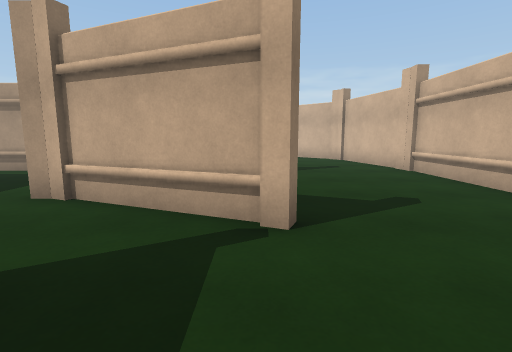
View 1 (above)

20 first-person views from a walk through a scene from a Unity 3-D project. The camera is 1.2 m above the floor, tilts 8° down and sees 85° across. The floor is counted in squares, 1 m on a side. Each view is taken from the middle of a square. On the plan, view 1 faces up. The plan holds only what a view shows up to about 13 squares ahead; the rest is blank. The player is left out.

View 2
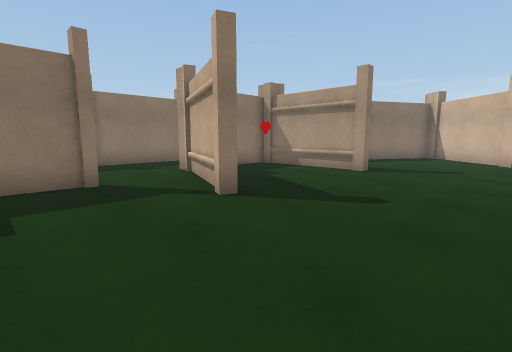

View 3
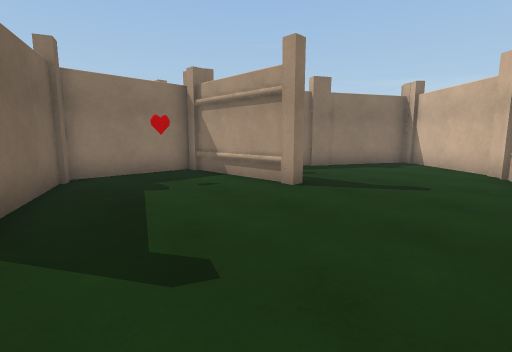

View 4
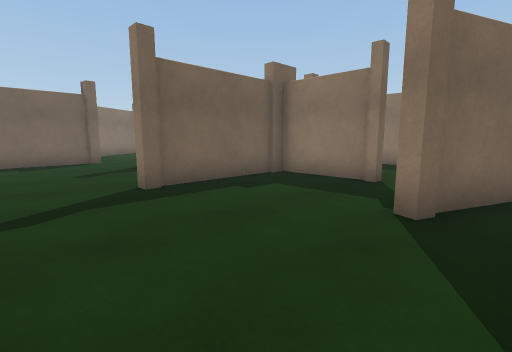

View 5
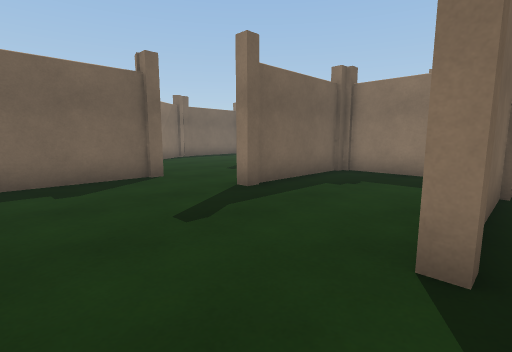

View 6
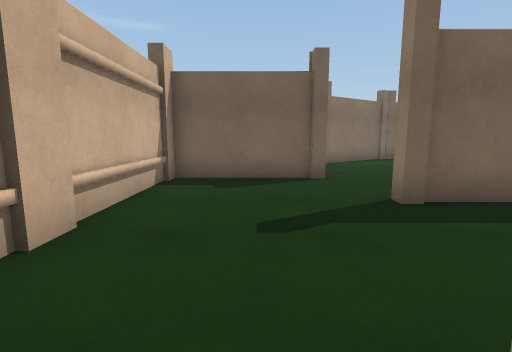

View 7
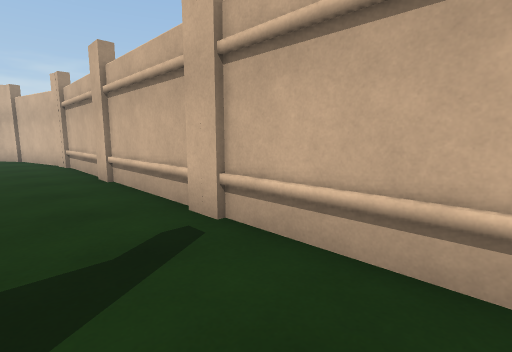

View 8
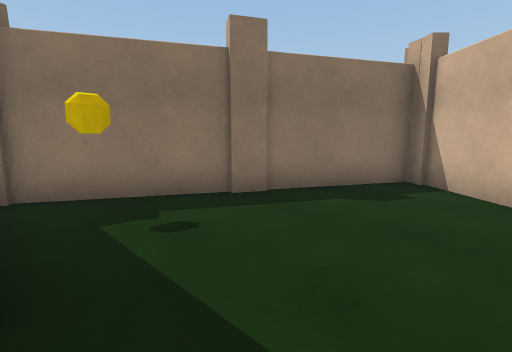

View 9
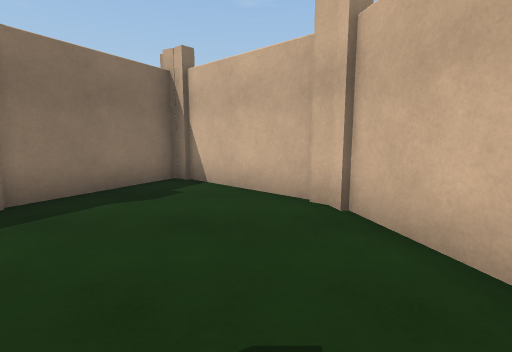

View 10
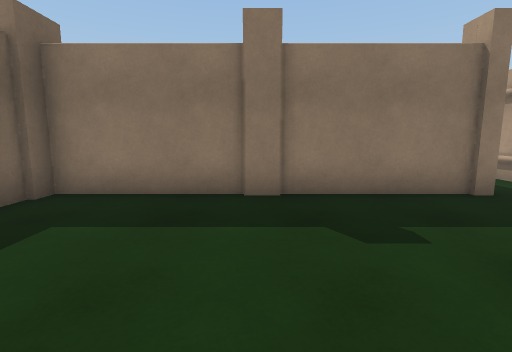

View 11
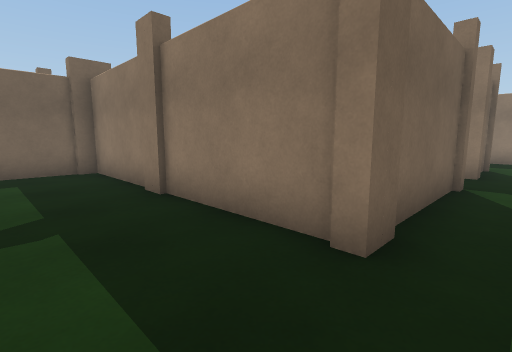

View 12
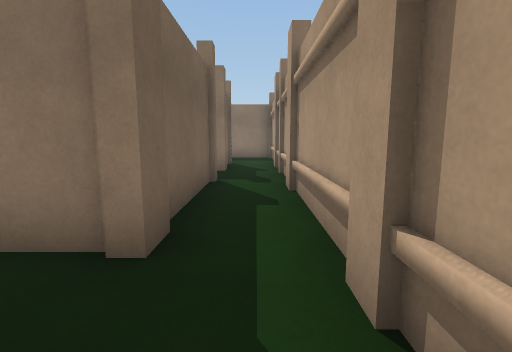

View 13
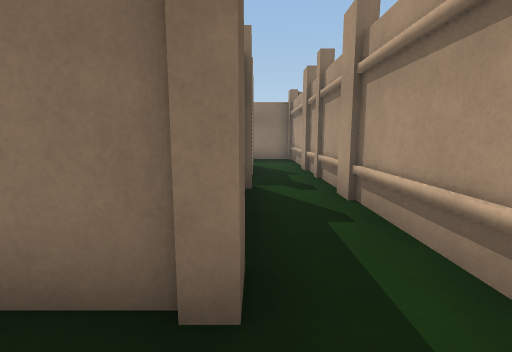

View 14
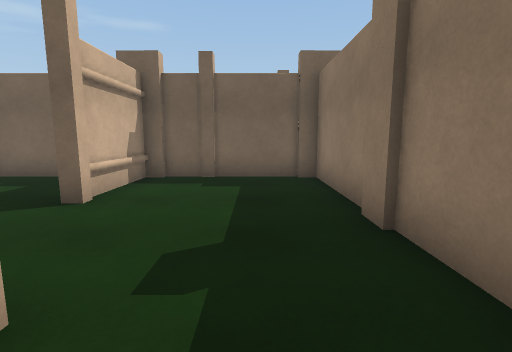

View 15
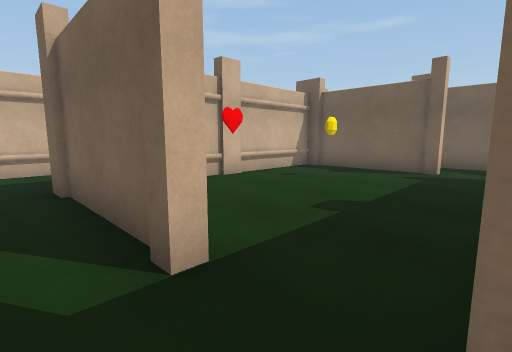

View 16
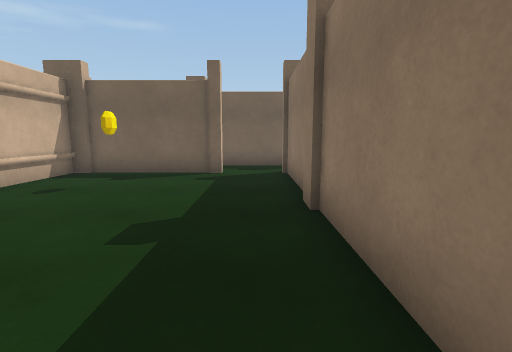

View 17
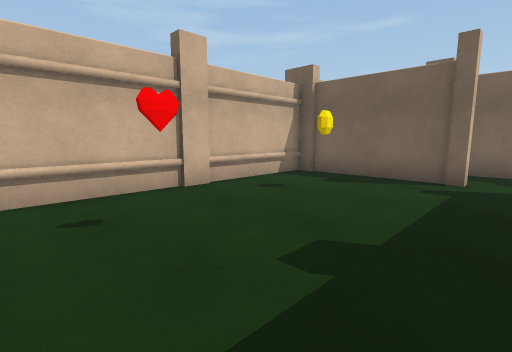

View 18
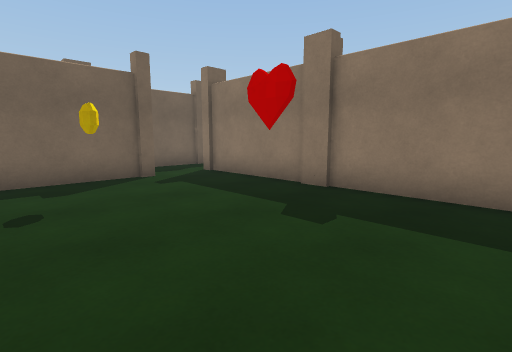

View 19
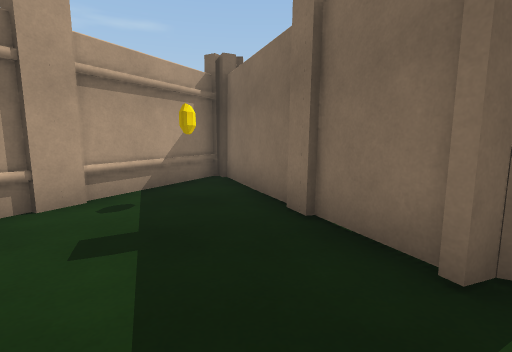

View 20
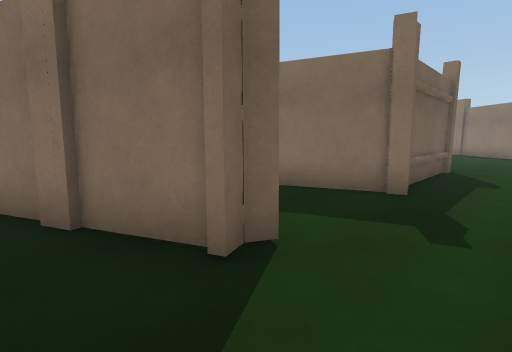

### Floor plan
Key: @ floor where view 1 was taken; # wall or solid block; . floor; O other object.
Columns run from 21 left of view 1 to 6 right of it. Each row starts with its distance up from view 1.
 19      .......... .    O
 18 ..................   O#O
 17 ....O#####O...#....  O.OO
 16           O..OOO....OO..OO
 15           OO.O O....O....#O
 14            OOO OO..O#.....O
 13                 O..O......O
 12                 O.O#......O
 11                  OO.......O
 10   ####################.....#
  9   ...............#.........#
  8 #...###..#####...#.........#
  7       #......#...#.........#
  6       #......#...#.........#
  5       #......#...#OO#......#
  4       #......#......O#.....#
  3       #......#.............#
  2       #......#....#........#
  1       #......#....#........#
  0       #......#....#..@.....#
 -1       #..###############...#
 -2       ...       #.# .......#
 -3      ....       #..........#
 -4      #####      #..........#
 -5                 #..........#
 -6                 ######.....#
 -7                      ......#
 -8                     .......#
 -9                    ...######
-10                   ....O
-11                   ....O
-12                    ...O
-13                   ...O
-14                   ..O#
-15                    OO

Where each view was taken, in squares from view 1:
view 1: 0 up, 0 right, facing up
view 2: 0 up, 5 right, facing up-left
view 3: 4 up, 5 right, facing up-left
view 4: 5 up, 5 right, facing down-left
view 5: 1 down, 5 right, facing down-left
view 6: 1 down, 3 right, facing down
view 7: 3 down, 3 right, facing up-right
view 8: 10 up, 3 right, facing up-left
view 9: 10 up, 3 right, facing up
view 10: 3 up, 2 left, facing left
view 11: 9 up, 5 left, facing down-left
view 12: 9 up, 5 left, facing left
view 13: 8 up, 6 left, facing left
view 14: 7 up, 6 left, facing down
view 15: 9 up, 15 left, facing down-right
view 16: 8 up, 14 left, facing down
view 17: 7 up, 14 left, facing down-right
view 18: 7 up, 9 left, facing down-left
view 19: 19 up, 5 left, facing down
view 20: 19 up, 5 left, facing down-left
